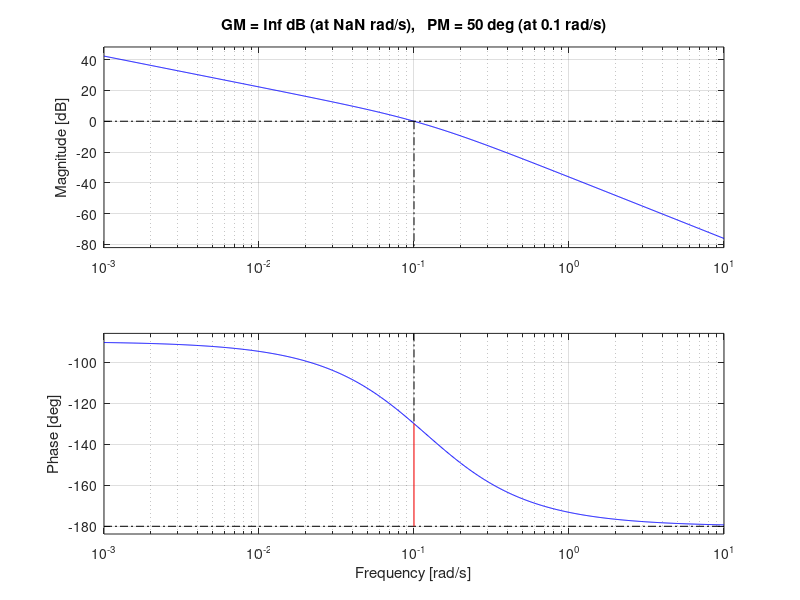

Recreate this plot in MATLAB. (Note: this script raises an error after producing the figure.)
%% INIT
close all;
clear;
clc;

fig = 1;
load('data/Part_1_data');
%% PROBLEM a
%psi < +-35deg
psi_ref = 30; %degrees
omega_c = 0.1; %rad

T_f = -1/(tan(130*pi/180)*omega_c);
K_pd = sqrt(omega_c^2+T_f^2*omega_c^4)/K;
T_d = T;

%Transfer functions
H_ship = tf(K, [T 1 0]);
H_pd = tf([K_pd*T_d K_pd], [T_f 1]);
H_0 = H_ship * H_pd;

%Plotting 
figure(fig);
fig = fig + 1;
[mag, phase] = bode(H_0, 0.1);
margin(H_0);
grid on;

%% PROBLEM b
%Simulation results, autopilot
%Load simulation results
load('data/P3b_reference.mat');
load('data/P3b_heading.mat');
load('data/P3b_rudder_input.mat');

figure(fig)
fig = fig + 1;
plot(heading_reference.time, heading_reference.data, 'r--', ...
    heading.time, heading.data, rudder_input.time, rudder_input.data, ...
    'LineWidth', 1);
xlabel('t [s]', 'FontSize', 18); 
ylabel('$\mathbf{\psi_{r}(t), \ \psi(t), \ \delta}$ [deg]', ...
    'FontSize', 20, 'Interpreter', 'latex');
legend({'Heading reference', 'Heading', 'Rudder input'}, ...
    'FontSize', 18, 'Location', 'best');
title('Response of the autopilot with measurement noise', ...
'FontSize', 24);
grid on;

%% PROBLEM c
%Plotting simulation results, autopilot with current disturbance
%Load simulation results
load('data/P3c_reference.mat');
load('data/P3c_heading.mat');
load('data/P3c_rudder_input.mat');

figure(fig)
fig = fig + 1;
plot(heading_reference_c.time, heading_reference_c.data, 'r--', ...
    heading_c.time, heading_c.data, rudder_input_c.time, rudder_input_c.data, ...
    'LineWidth', 1);
xlabel('t [s]', 'FontSize', 18); 
ylabel('$\mathbf{\psi_{r}(t), \ \psi(t), \ \delta}$ [deg]', ...
    'FontSize', 20, 'Interpreter', 'latex');
legend({'Heading reference', 'Heading', 'Rudder input'} ,'FontSize', 18, 'Location', 'best');
title('Response of the autopilot with measurement noise and current', ...
'FontSize', 24); 
grid on;

%% PROBLEM d
%Plotting simulation results, autopilot with wave disturbance
%Load simulation results
load('data/P3d_reference.mat');
load('data/P3d_heading.mat');
load('data/P3d_rudder_input.mat');

figure(fig)
fig = fig + 1;
plot(heading_reference_d.time, heading_reference_d.data, 'r--', ...
    heading_d.time, heading_d.data, rudder_input_d.time, rudder_input_d.data, ...
    'LineWidth', 1);
xlabel('t [s]', 'FontSize', 18); 
ylabel('$\mathbf{\psi_{r}(t), \ \psi(t), \ \delta}$ [deg]', ...
    'FontSize', 20, 'Interpreter', 'latex');
legend({'Heading reference', 'Heading', 'Rudder input'} ,'FontSize', 18, 'Location', 'best');
title('Response of the autopilot with measurement noise and waves', ...
'FontSize', 24); 
grid on;

%% NORTH-EAST plot
%Load data from simulations
load('data/P3b_xy.mat');
load('data/P3c_xy.mat');
load('data/P3d_xy.mat');

plot(xy_plot.y.data,xy_plot.x.data,'r--', ...
    xy_plot_c.y.data,xy_plot_c.x.data, ...
    xy_plot_d.y.data,xy_plot_d.x.data,'m', 'LineWidth', 2);
title('North-East plot of ship course', 'FontSize', 24);
ylabel('North [m]', 'FontSize', 20); grid on;
xlabel('East [m]', 'FontSize', 20);
ax = gca; ax.FontSize = 24; axis([0 150 0 600]);
legend({'Without disturbances', 'With current', ...
'With waves'}, 'Location', 'best', 'FontSize', 36)

%% SAVE
save('data/part3_data', 'K_pd', 'T_d', 'T_f', 'psi_ref')

